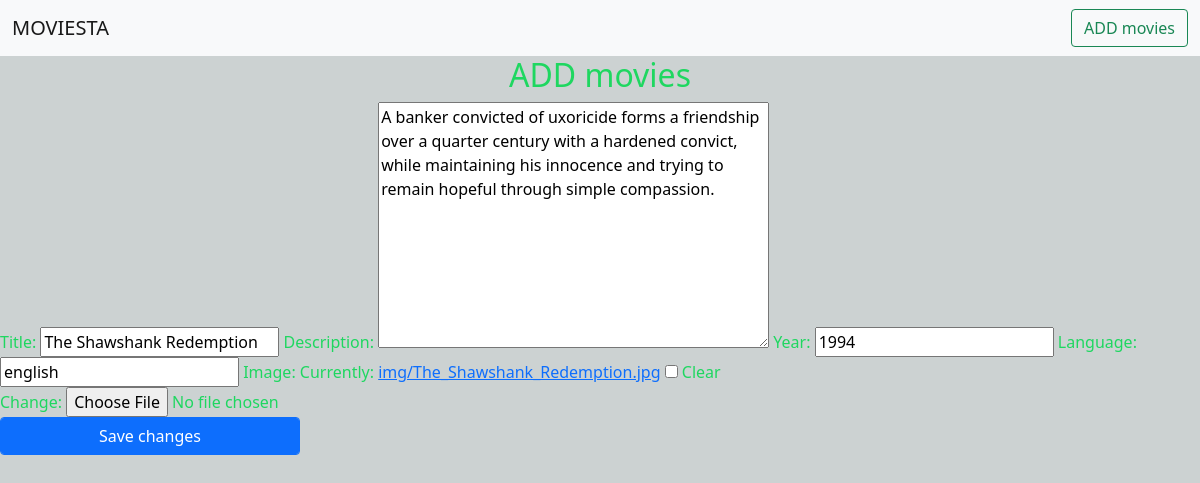
Screenshot of /edit/1 with the database file from the repository.
### app1/models.py (models this page shows, shortened)
class Movie(models.Model):  #table defenition
    title=models.CharField(max_length=20)
    description=models.TextField()
    year=models.IntegerField()
    language=models.CharField(max_length=20)
    image=models.ImageField(upload_to="img/",blank=True,null=True)

### app1/views.py (the view)
# urls.py: path('edit/<int:pk>',views.Update.as_view(),name="edit"),
class Update(UpdateView):
    model = Movie
    fields = ['title','description','year','language','image']
    template_name = 'edit.html'
    success_url = reverse_lazy('app1:home')

### templates/edit.html (shortened to what this page needs)
{% extends 'base.html' %}
{% load static %}
{% block content %}
<h2 class="text-center">ADD movies</h2>
<form method="POST" enctype="multipart/form-data">
  {{form.as_table}}
<div class="mb-3">
  <input type="submit" style="width:300px;" class="form-control btn btn-primary" name="add" value="Save changes">
</div>
  </form>
{% endblock %}

### static/css/style.css (style rules this page uses)
body { background-color: #ccd2d2; color: #1ed760; }

### rows the page displays
Movie: title "The Shawshank Redemption", description "A banker convicted of uxoricide forms a friendship over a quarter century with a hardened convict, while maintaining his innocence and trying to remain hopeful through simple compassion.", year "1994", language "english"
